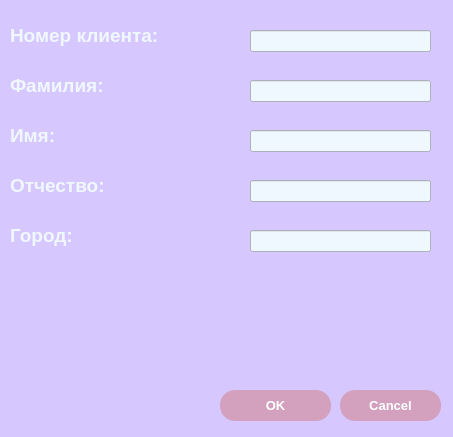
<?xml version="1.0" encoding="UTF-8"?>
<ui version="4.0">
 <class>Dialog</class>
 <widget class="QDialog" name="Dialog">
  <property name="geometry">
   <rect>
    <x>0</x>
    <y>0</y>
    <width>453</width>
    <height>437</height>
   </rect>
  </property>
  <property name="windowTitle">
   <string>Добавление/Редактирование клиентов</string>
  </property>
  <property name="styleSheet">
   <string notr="true">background-color: #d6c8ff</string>
  </property>
  <widget class="QPushButton" name="pushButton">
   <property name="geometry">
    <rect>
     <x>220</x>
     <y>390</y>
     <width>111</width>
     <height>31</height>
    </rect>
   </property>
   <property name="font">
    <font>
     <pointsize>10</pointsize>
     <weight>75</weight>
     <bold>true</bold>
    </font>
   </property>
   <property name="styleSheet">
    <string notr="true">background-color: #d3a1be; color: white; border-radius: 15px;</string>
   </property>
   <property name="text">
    <string>OK</string>
   </property>
  </widget>
  <widget class="QPushButton" name="pushButton_2">
   <property name="geometry">
    <rect>
     <x>340</x>
     <y>390</y>
     <width>101</width>
     <height>31</height>
    </rect>
   </property>
   <property name="font">
    <font>
     <pointsize>10</pointsize>
     <weight>75</weight>
     <bold>true</bold>
    </font>
   </property>
   <property name="styleSheet">
    <string notr="true">background-color: #d3a1be; color: white; border-radius: 15px;</string>
   </property>
   <property name="text">
    <string>Cancel</string>
   </property>
  </widget>
  <widget class="QLabel" name="label_2">
   <property name="geometry">
    <rect>
     <x>10</x>
     <y>20</y>
     <width>191</width>
     <height>31</height>
    </rect>
   </property>
   <property name="font">
    <font>
     <pointsize>14</pointsize>
     <weight>75</weight>
     <bold>true</bold>
    </font>
   </property>
   <property name="styleSheet">
    <string notr="true">color: #f0f8ff;</string>
   </property>
   <property name="text">
    <string>Номер клиента:</string>
   </property>
  </widget>
  <widget class="QLabel" name="label_3">
   <property name="geometry">
    <rect>
     <x>10</x>
     <y>70</y>
     <width>191</width>
     <height>31</height>
    </rect>
   </property>
   <property name="font">
    <font>
     <pointsize>14</pointsize>
     <weight>75</weight>
     <bold>true</bold>
    </font>
   </property>
   <property name="styleSheet">
    <string notr="true">color: #f0f8ff;</string>
   </property>
   <property name="text">
    <string>Фамилия:</string>
   </property>
  </widget>
  <widget class="QLabel" name="label_4">
   <property name="geometry">
    <rect>
     <x>10</x>
     <y>120</y>
     <width>191</width>
     <height>31</height>
    </rect>
   </property>
   <property name="font">
    <font>
     <pointsize>14</pointsize>
     <weight>75</weight>
     <bold>true</bold>
    </font>
   </property>
   <property name="styleSheet">
    <string notr="true">color: #f0f8ff;</string>
   </property>
   <property name="text">
    <string>Имя:</string>
   </property>
  </widget>
  <widget class="QLabel" name="label_5">
   <property name="geometry">
    <rect>
     <x>10</x>
     <y>170</y>
     <width>191</width>
     <height>31</height>
    </rect>
   </property>
   <property name="font">
    <font>
     <pointsize>14</pointsize>
     <weight>75</weight>
     <bold>true</bold>
    </font>
   </property>
   <property name="styleSheet">
    <string notr="true">color: #f0f8ff;</string>
   </property>
   <property name="text">
    <string>Отчество:</string>
   </property>
  </widget>
  <widget class="QLabel" name="label_6">
   <property name="geometry">
    <rect>
     <x>10</x>
     <y>220</y>
     <width>191</width>
     <height>31</height>
    </rect>
   </property>
   <property name="font">
    <font>
     <pointsize>14</pointsize>
     <weight>75</weight>
     <bold>true</bold>
    </font>
   </property>
   <property name="styleSheet">
    <string notr="true">color: #f0f8ff;</string>
   </property>
   <property name="text">
    <string>Город:</string>
   </property>
  </widget>
  <widget class="QLineEdit" name="lineEdit">
   <property name="geometry">
    <rect>
     <x>250</x>
     <y>30</y>
     <width>181</width>
     <height>22</height>
    </rect>
   </property>
   <property name="font">
    <font>
     <pointsize>14</pointsize>
    </font>
   </property>
   <property name="styleSheet">
    <string notr="true">background-color: #f0f8ff;</string>
   </property>
  </widget>
  <widget class="QLineEdit" name="lineEdit_2">
   <property name="geometry">
    <rect>
     <x>250</x>
     <y>80</y>
     <width>181</width>
     <height>22</height>
    </rect>
   </property>
   <property name="font">
    <font>
     <pointsize>14</pointsize>
    </font>
   </property>
   <property name="styleSheet">
    <string notr="true">background-color: #f0f8ff;</string>
   </property>
  </widget>
  <widget class="QLineEdit" name="lineEdit_3">
   <property name="geometry">
    <rect>
     <x>250</x>
     <y>130</y>
     <width>181</width>
     <height>22</height>
    </rect>
   </property>
   <property name="font">
    <font>
     <pointsize>14</pointsize>
    </font>
   </property>
   <property name="styleSheet">
    <string notr="true">background-color: #f0f8ff;</string>
   </property>
  </widget>
  <widget class="QLineEdit" name="lineEdit_4">
   <property name="geometry">
    <rect>
     <x>250</x>
     <y>180</y>
     <width>181</width>
     <height>22</height>
    </rect>
   </property>
   <property name="font">
    <font>
     <pointsize>14</pointsize>
    </font>
   </property>
   <property name="styleSheet">
    <string notr="true">background-color: #f0f8ff;</string>
   </property>
  </widget>
  <widget class="QLineEdit" name="lineEdit_5">
   <property name="geometry">
    <rect>
     <x>250</x>
     <y>230</y>
     <width>181</width>
     <height>22</height>
    </rect>
   </property>
   <property name="font">
    <font>
     <pointsize>14</pointsize>
    </font>
   </property>
   <property name="styleSheet">
    <string notr="true">background-color: #f0f8ff;</string>
   </property>
  </widget>
 </widget>
 <resources/>
 <connections/>
</ui>
